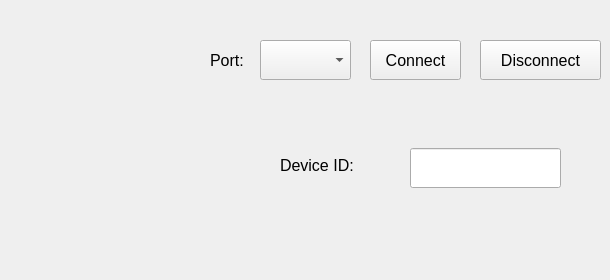
    <widget class="QWidget" name="connect_tab">
     <property name="font">
      <font>
       <pointsize>12</pointsize>
      </font>
     </property>
     <attribute name="title">
      <string>Connect</string>
     </attribute>
     <widget class="QLabel" name="label_11">
      <property name="geometry">
       <rect>
        <x>210</x>
        <y>50</y>
        <width>60</width>
        <height>20</height>
       </rect>
      </property>
      <property name="text">
       <string>Port:</string>
      </property>
     </widget>
     <widget class="QComboBox" name="port_select">
      <property name="geometry">
       <rect>
        <x>260</x>
        <y>40</y>
        <width>91</width>
        <height>40</height>
       </rect>
      </property>
     </widget>
     <widget class="QPushButton" name="connect_button">
      <property name="geometry">
       <rect>
        <x>370</x>
        <y>40</y>
        <width>91</width>
        <height>40</height>
       </rect>
      </property>
      <property name="text">
       <string>Connect</string>
      </property>
     </widget>
     <widget class="QLabel" name="device_info">
      <property name="geometry">
       <rect>
        <x>270</x>
        <y>200</y>
        <width>301</width>
        <height>71</height>
       </rect>
      </property>
      <property name="text">
       <string/>
      </property>
      <property name="alignment">
       <set>Qt::AlignCenter</set>
      </property>
     </widget>
     <widget class="QLabel" name="label_17">
      <property name="geometry">
       <rect>
        <x>280</x>
        <y>150</y>
        <width>111</width>
        <height>31</height>
       </rect>
      </property>
      <property name="text">
       <string>Device ID:</string>
      </property>
     </widget>
     <widget class="QLineEdit" name="device_id_box">
      <property name="geometry">
       <rect>
        <x>410</x>
        <y>148</y>
        <width>151</width>
        <height>40</height>
       </rect>
      </property>
      <property name="text">
       <string/>
      </property>
     </widget>
     <widget class="QPushButton" name="disconnect_button">
      <property name="geometry">
       <rect>
        <x>480</x>
        <y>40</y>
        <width>121</width>
        <height>40</height>
       </rect>
      </property>
      <property name="text">
       <string>Disconnect</string>
      </property>
     </widget>
    </widget>
